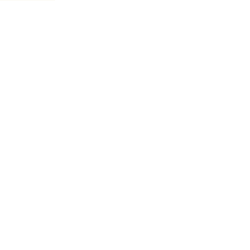
Frame 1 (no input)
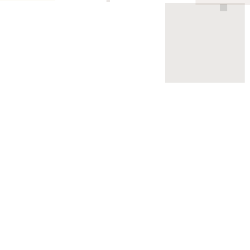
Frame 60 (the mouse pressed at the canvas centre just before this capture)
Frame 120 (the mouse held since frame 60 and released just before this capture): identical to frame 60, image omitted

The Processing sketch that drew these frames (run headless with seeded random() and noise(); from frame 60 on, the mouse is pressed at the canvas centre):

// Processing sketch: processing_75689
// ── processing_75689.pde

int counter;
 
void setup() {  //setup function called initially, only once
  size(250, 250);
  background(255);  //set background white
  colorMode(HSB);   //set colors to Hue, Saturation, Brightness mode
  counter = 0;
}
 
void draw() {  //draw function loops
  counter+=55;
  noStroke();
  fill(random(45),random(198),random(255),30);  
    rect(counter, counter%9, 80*sin(counter), 80*sin(counter));
}
